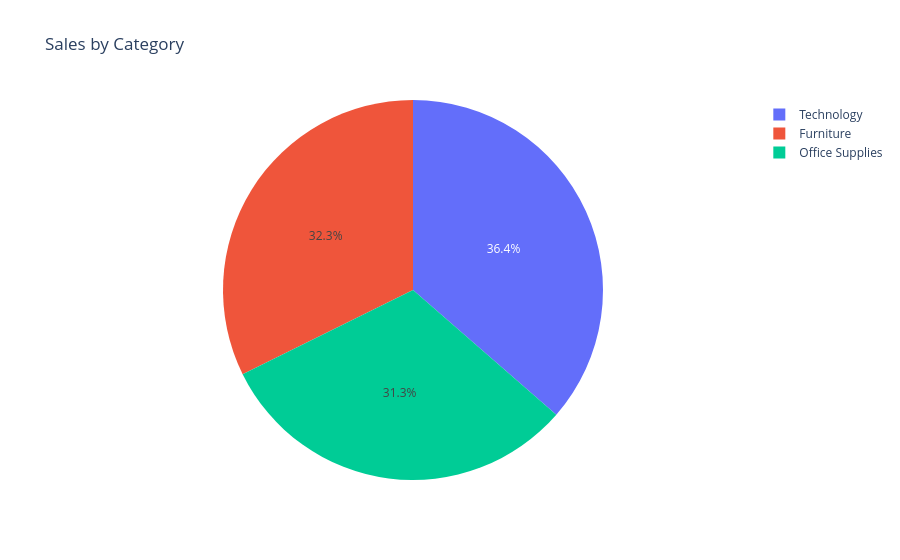

Source (notebook cell):
### Markdown cell above
Creating a pie chart to show the sales of each category

### Code cell
fig = px.pie(sales_by_category, values='Sales', names='Category', title='Sales by Category')
fig.show()

### Figure 1 — Plotly figure (JSON) as saved in the notebook; plotly's stock layout.template omitted (floating-point values rounded to 4 significant figures)
{"data": [{"domain": {"x": [0, 1], "y": [0, 1]}, "hovertemplate": "Category=%{label}<br>Sales=%{value}<extra></extra>", "labels": ["Technology", "Furniture", "Office Supplies"], "legendgroup": "", "name": "", "showlegend": true, "type": "pie", "values": [836200.0, 742000.0, 719000.0]}], "layout": {"legend": {"tracegroupgap": 0}, "title": {"text": "Sales by Category"}}}
